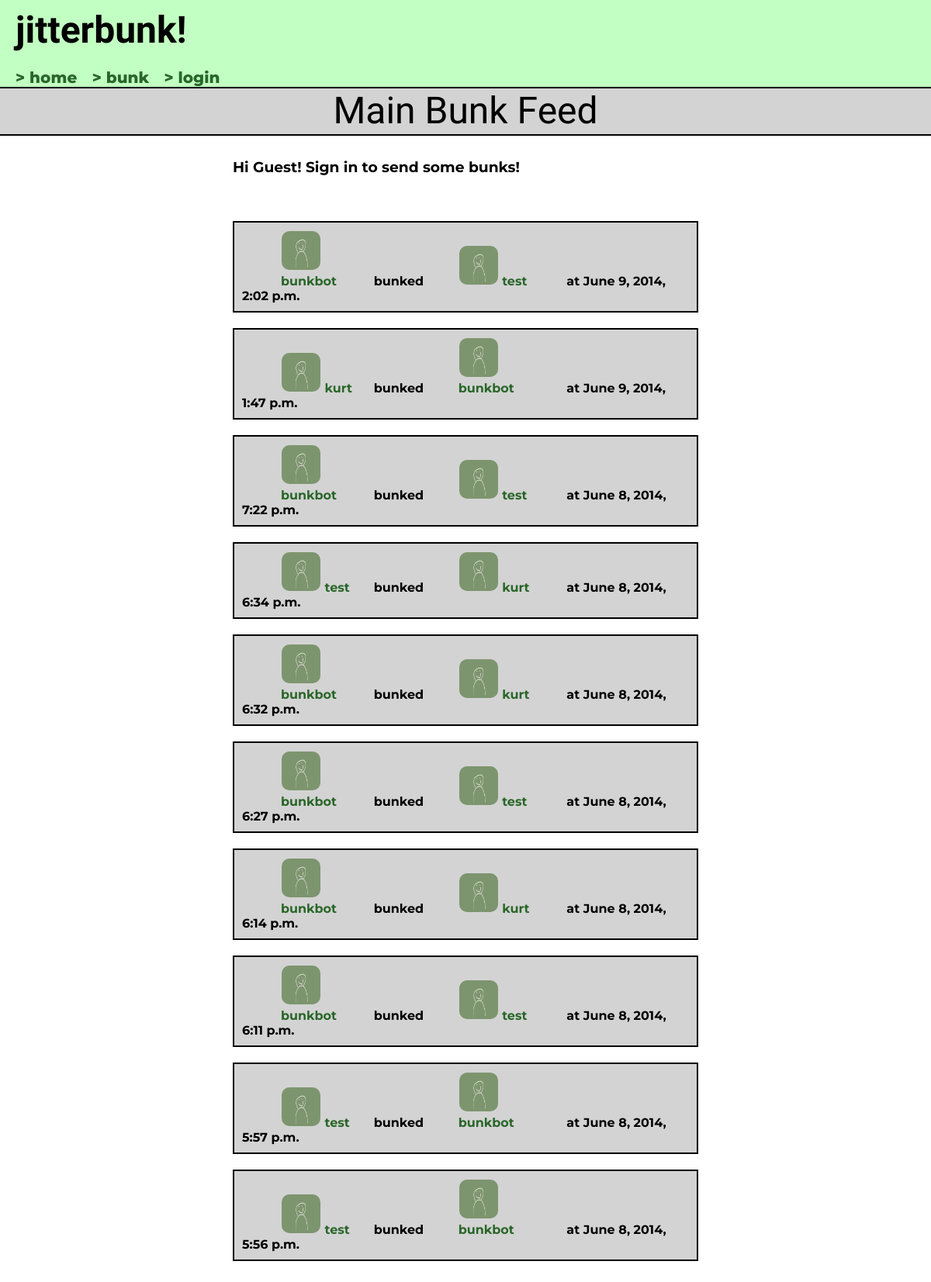
The page / on the database its author committed.
### bunk/models.py (models this page shows)
class Bunk(models.Model):
    from_user = models.ForeignKey(User, related_name='from_user')
    to_user = models.ForeignKey(User, related_name='to_user')
    time = models.DateTimeField('date bunked')

### bunk/views.py (the view)
# urls.py: url(r'^$', views.index, name='index'),
def index(request):
    num_bunks = 10
    user = request.user
    logged_in = user.is_authenticated()
    username = 'Guest! Sign in to send some bunks'
    if logged_in:
        username = user.username
    recent_bunk_list = Bunk.objects.all().order_by('-time')[:num_bunks]
    context = {'recent_bunk_list': recent_bunk_list, 'user': username,
               'logged_in': logged_in}
    return render(request, 'bunk/index.html', context)

### bunk/templates/bunk/index.html (shortened to what this page needs)
{% extends "base.html" %}
{% block content %}
  <div class="heading">
    <h1> Main Bunk Feed </h1>
  </div>
<div class="wrapper">
  <br/>
  <h3>Hi {{ user }}! </h3>
  <br/>
  <ul class="bunk_list">
  {% if recent_bunk_list %}
    {% for bunk in recent_bunk_list %}
    <div class="bunkli">
      {% load staticfiles %}
      <div class="from_user">
        <a href="/bunks/{{bunk.from_user.id}}">
        <img class="bunk-photo" src="{% static "img/filler_photo.png" %}"/>
        {{ bunk.from_user }}
        </a>
      </div>
      bunked
      <div class="to_user">
        <a href="/bunks/{{bunk.to_user.id}}">
        <img class="bunk-photo" src="{% static "img/filler_photo.png" %}"/>
        {{ bunk.to_user }}
        </a>
      </div>
      at {{ bunk.time }}
    </div>
    {% endfor %}
  </ul>
  </div>
  {% else %}
    <p>No bunks are available.</p>
  {% endif %}
{% endblock %}

### bunk/templates/base.html (shortened to what this page needs)
<!DOCTYPE html>
<html>
<head lang="en">
  {% load staticfiles %}
  <link rel="stylesheet" type="text/css" href="{% static 'bunk/style.css' %}" />
</head>
<body>
  <div id="nav-container">
    <div class="site-info">
      <div id="headline">
        <h1>jitterbunk!</h1>
      </div>
        <nav>
          <ul>
            <a href="/bunks">> home</a>
            <a href="/bunks/bunk">> bunk</a>
            {% if logged_in %}
              <a href="/bunks/logout">> logout</a>
            {% else %}
              <a href="/bunks/login">> login</a>
            {% endif %}
          </ul>
        </nav>
    </div>
  </div>
  {% block content %}
  {% endblock %}
</body>
</html>

### bunk/static/bunk/style.css (style rules this page uses)
body { font-family: 'Montserrat', sans-serif; font-weight: bold; margin: 0; }
.wrapper { margin: 10px auto; width: 50%; padding: 0 50px 50px 50px; }
a { text-decoration: none; color: #296629; }
img { max-width: 100%; }
h3 { margin: 0 0 1em 0; }
h1 { margin: 0 0 1em 0; }
#nav-container { background-color: #c2ffc2; overflow:hidden; }
.site-info { width: 40%; float:left; }
#headline { padding: 10px; margin: 10px; font-weight: bolder; }
nav { text-align: left; padding : 10px 0 0 10px; margin: 0 0 0 10px; }
nav ul { list-style: none; margin: 0; padding: 0; }
nav a { font-size: 20px; font-weight: 800; padding: 0 15px 0 0; }
.heading { margin: 0 auto; width: 100%; border-top: 2px solid black; border-bottom: 2px solid black; }
.heading h1 { text-align: center; background-color: #d3d3d3; padding: 10px; }
h1 { font-family: 'Oxygen', sans-serif; margin: 0; font-size: 3em; font-weight: lighter; line-height: 0.8em; }
.bunk_list { margin: 0; padding: 20px 0; }
.bunkli { background-color: #d3d3d3; padding: 10px; border: 2px solid black; margin: 0 0 20px 0; }
.bunk-photo { display: inline-block; max-width: 50px; height: 50px; width: 50px; margin: 1px; border-radius: 10px; }
.from_user { width: 20%; margin-left: 50px; display: inline-block; }
.to_user { width: 20%; margin-left: 40px; margin-right: 20px; display: inline-block; }
a, a:visited { color: #296629; }

### rows shown on the page
Bunk: from_user "bunkbot", to_user "test", time "June 9, 2014, 2:02 p.m."
Bunk: from_user "kurt", to_user "bunkbot", time "June 9, 2014, 1:47 p.m."
Bunk: from_user "bunkbot", to_user "test", time "June 8, 2014, 7:22 p.m."
Bunk: from_user "test", to_user "kurt", time "June 8, 2014, 6:34 p.m."
Bunk: from_user "bunkbot", to_user "kurt", time "June 8, 2014, 6:32 p.m."
Bunk: from_user "bunkbot", to_user "test", time "June 8, 2014, 6:27 p.m."
Bunk: from_user "bunkbot", to_user "kurt", time "June 8, 2014, 6:14 p.m."
Bunk: from_user "bunkbot", to_user "test", time "June 8, 2014, 6:11 p.m."
Bunk: from_user "test", to_user "bunkbot", time "June 8, 2014, 5:57 p.m."
Bunk: from_user "test", to_user "bunkbot", time "June 8, 2014, 5:56 p.m."

### other values the page prints
{{ user }} "Guest! Sign in to send some bunks"
